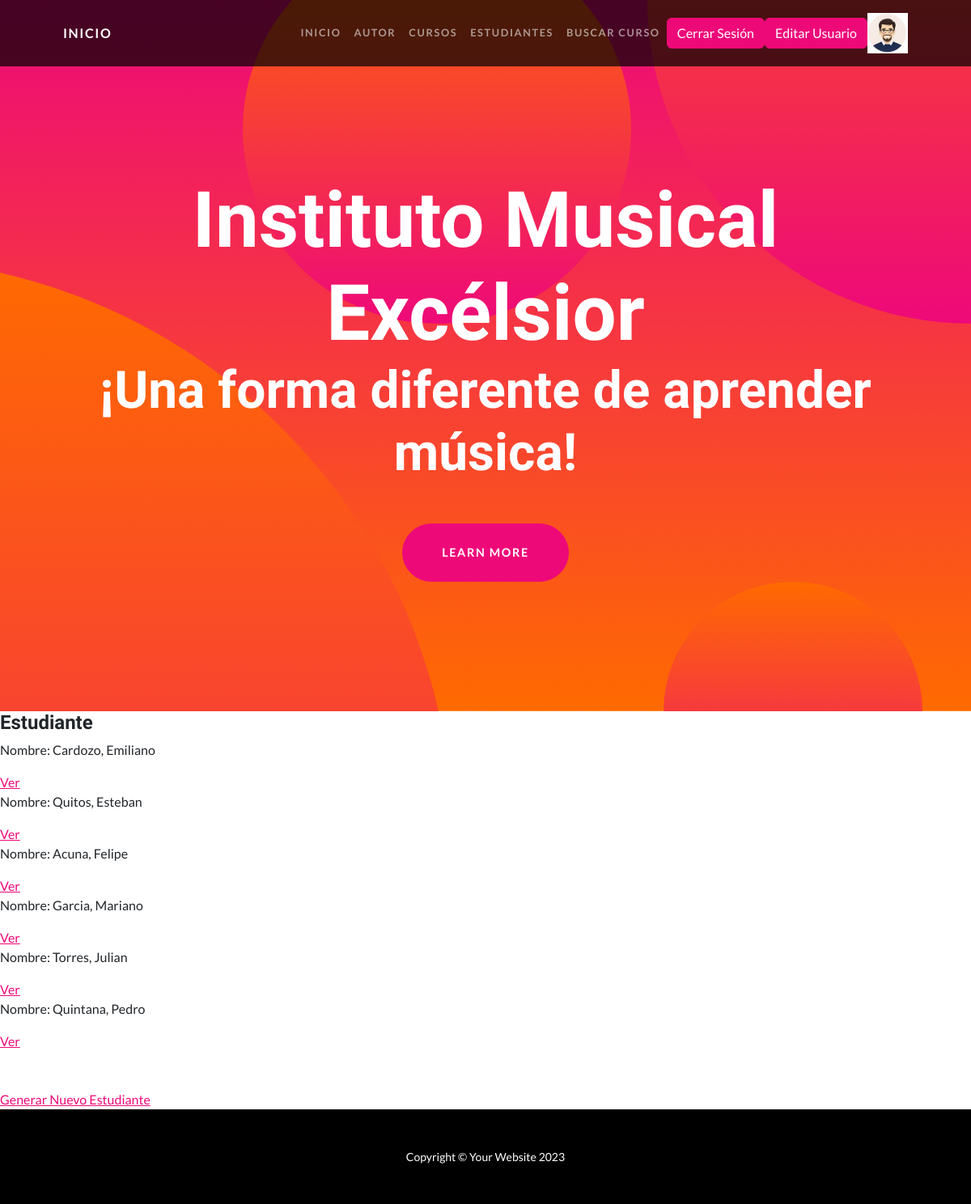
/estudiantes/listar (signed in), run on the app's committed database.
### users/models.py (models this page shows, shortened)
class Avatar(models.Model):
    user = models.OneToOneField(User, on_delete=models.CASCADE, blank=True, null=True, related_name="avatar")
    imagen = models.ImageField(upload_to='avatares', null=True, blank = True)

### app_music/models.py (models this page shows)
class Estudiante(models.Model):
    nombre = models.CharField(max_length=40)
    apellido = models.CharField(max_length=20)
    email = models.EmailField(max_length=40)

### app_music/views.py (the view)
# urls.py: path('estudiantes/listar', views.EstudianteListView.as_view(), name ="ListarEstudiantes"),
class EstudianteListView(LoginRequiredMixin,ListView):
    model = Estudiante
    context_object_name ="Estudiantes"
    template_name = "app_music/lista_estudiantes.html"

### app_music/templates/app_music/lista_estudiantes.html (shortened to what this page needs)
{% extends 'app_music/base.html' %}
{% load static %}
{% block main %}
<h4>Estudiante</h4>
    {% for estudiante in Estudiantes %}
        <p>Nombre: {{estudiante.apellido}}, {{estudiante.nombre}}</p>
        <a href="{% url 'EstudianteDetalle' estudiante.pk %}">Ver</a>
    {% endfor %}
    <br><br><br>
    <a href="{% url 'NuevoEstudiante' %}">Generar Nuevo Estudiante</a><br>
    {% endblock main %}

### app_music/templates/app_music/base.html (shortened to what this page needs)
<!DOCTYPE html>
{% load static %}
<html lang="en">
    <head>
        <link href="{% static 'app_music/css/styles.css' %}" rel="stylesheet" />
    </head>
    <body id="page-top">
        <nav class="navbar navbar-expand-lg navbar-dark navbar-custom fixed-top">
            <div class="container px-5">
                <a class="navbar-brand" href="#page-top">INICIO</a>
                <div class="collapse navbar-collapse" id="navbarResponsive">
                    <ul class="navbar-nav ms-auto">
                        <li class="nav-item"><a class="nav-link" href="{% url 'Inicio' %}">Inicio</a></li>
                        <li class="nav-item"><a class="nav-link" href="{% url 'About'  %}">Autor</a></li>
                        <li class="nav-item"><a class="nav-link" href='{% url "ListarCursos" %}'>Cursos</a></li>
                        <li class="nav-item"><a class="nav-link" href="{% url 'ListarEstudiantes' %}">Estudiantes</a></li>
                        <li class="nav-item"><a class="nav-link" href="{% url 'Buscar_Curso'  %}">Buscar Curso</a></li>
                    </ul>
                    {% if request.user.is_authenticated%}
                        <a class="btn btn-primary" href="{% url 'Logout' %}">Cerrar Sesión</a>
                        <a class="btn btn-primary" href="{% url 'EditarUsuario' %}">Editar Usuario</a>
                        <img src="{{request.user.avatar.imagen.url}}" alt="" height="50px">
                    {% else %}
                        <a class="btn btn-primary" href="{% url 'Login' %}">Ingresar</a>
                        <a class="btn btn-primary" href="{% url 'Register' %}">Registro</a>
                    {% endif %}
                </div>
            </div>
        </nav>
        <header class="masthead text-center text-white">
            <div class="masthead-content">
                <div class="container px-5">
                    <h1 class="masthead-heading mb-0">Instituto Musical Excélsior</h1>
                    <h2 class="masthead-subheading mb-0">¡Una forma diferente de aprender música!</h2>
                    <a class="btn btn-primary btn-xl rounded-pill mt-5" href="#scroll">Learn More</a>
                </div>
            </div>
            <div class="bg-circle-1 bg-circle"></div>
            <div class="bg-circle-2 bg-circle"></div>
            <div class="bg-circle-3 bg-circle"></div>
            <div class="bg-circle-4 bg-circle"></div>
        </header>
        {% block main %}
        {% endblock main %}
        <footer class="py-5 bg-black">
            <div class="container px-5"><p class="m-0 text-center text-white small">Copyright &copy; Your Website 2023</p></div>
        </footer>
    </body>
</html>

### data on the page
Estudiante: apellido "Cardozo", nombre "Emiliano"
Estudiante: apellido "Quitos", nombre "Esteban"
Estudiante: apellido "Acuna", nombre "Felipe"
Estudiante: apellido "Garcia", nombre "Mariano"
Estudiante: apellido "Torres", nombre "Julian"
Estudiante: apellido "Quintana", nombre "Pedro"
